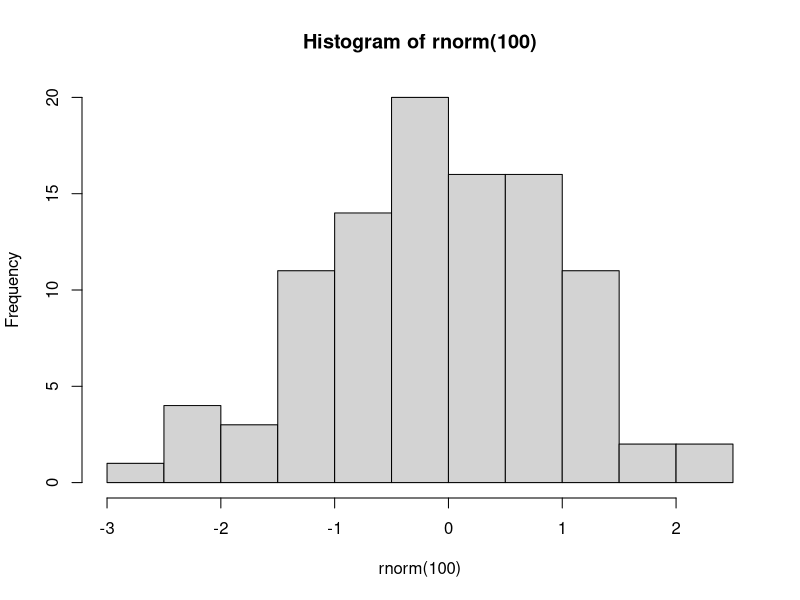

This figure's R source: (Note: this script raises an error after producing the figure.)
## ---- chunk 1
#| echo: fenced
hist(rnorm(100))
## ---- chunk 2
#| echo: fenced
#| label: load-packages
library(tidyverse)
## ---- chunk 3
#| echo: fenced
#| label: data-summary
chaff_summary <- chaff |> 
  group_by(subspecies) |>  
  summarise(mean = mean(mass, na.rm = TRUE),
            sd = sd(mass, na.rm = TRUE),
            n = length(mass),
            se = sd / sqrt(n))
## ---- chunk 4
#| echo: fenced
#| label: extract-summary
# extract values for inline reporting

# sample sizes
n_coelebs <- chaff_summary |> 
  filter(subspecies == "coelebs") |> 
  pull(n)

n_canariensis <- chaff_summary |> 
  filter(subspecies == "canariensis") |> 
  pull(n)
